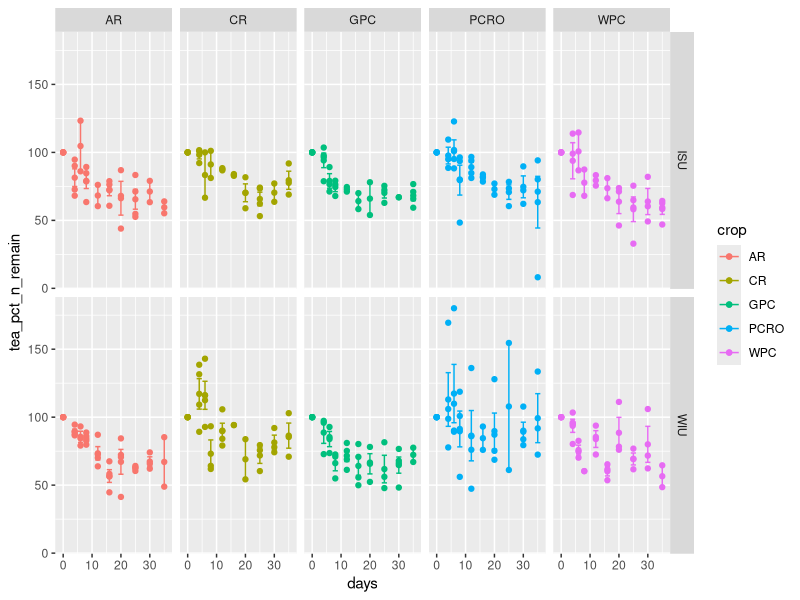

Here is the R script that generated this plot: (Note: this script raises an error after producing the figure.)
# LIBRARIES ----
library(tidyverse)

# READ IN THE DATA ----
decomp.df <- read_csv("output/cleaned raw data.csv")

# GET COLUMNS ALL SET UP TO BE THE RIGHT KIND OF THING ----
decomp.df <- decomp.df %>%
  mutate(location = as.factor(location),
         crop = as.factor(crop),
         tea_initial_drywt_g = as.numeric(tea_initial_drywt_g))

# CALCULATE PERCENT MASS REMAINING ----

# arrange - IMPORTANT BECAUSE PCT REMAIN CALC IS POSITIONAL BASED ON T0, THIS MUST BE CORRECT!!!!
decomp.df <- decomp.df %>%
  arrange(location, crop, block, days)

# forage bags ----
decomp.df <- decomp.df %>%
  mutate(
    forage_mass_loss = forage_initial_drywt_g - forage_final_drywt_g,
    forage_pct_remain = (forage_final_drywt_g / forage_initial_drywt_g) * 100) %>%
# calculate proportion of nutrient remaining
  mutate(
    forage_prop_c = forage_pct_c / 100, 
    forage_prop_n = forage_pct_n / 100) %>%
# calculate final weight of nutrient
  mutate(
    forage_final_c_g = forage_prop_c * forage_final_drywt_g,
    forage_final_n_g = forage_prop_n * forage_final_drywt_g)

# calculate the initial c for earch group of location, crop, block, using sample time 0 for that group
# for carbon
decomp.df <- decomp.df %>%
  mutate(forage_initial_c_g = ifelse(days == 0, forage_final_c_g, NA)) %>%
  fill(forage_initial_c_g, .direction = "down") %>%
  mutate(forage_pct_c_remain = forage_final_c_g / forage_initial_c_g * 100)

# for nitrogen
decomp.df <- decomp.df %>%
  mutate(forage_initial_n_g = ifelse(days == 0, forage_final_n_g, NA)) %>%
  fill(forage_initial_n_g, .direction = "down") %>%
  mutate(forage_pct_n_remain = forage_final_n_g / forage_initial_n_g * 100)

# tea bags ----
decomp.df <- decomp.df %>%
  mutate(
    tea_mass_loss = tea_initial_drywt_g - tea_final_drywt_g,
    tea_pct_remain = (tea_final_drywt_g / tea_initial_drywt_g) * 100) %>%
  # calculate proportion of nutrient remaining
  mutate(
    tea_prop_c = tea_pct_c / 100, 
    tea_prop_n = tea_pct_n / 100) %>%
  # calculate final weight of nutrient
  mutate(
    tea_final_c_g = tea_prop_c * tea_final_drywt_g,
    tea_final_n_g = tea_prop_n * tea_final_drywt_g)

# calculate the initial c for earch group of location, crop, block, using sample time 0 for that group
# for carbon
decomp.df <- decomp.df %>%
  mutate(tea_initial_c_g = ifelse(days == 0, tea_final_c_g, NA)) %>%
  fill(tea_initial_c_g, .direction = "down") %>%
  mutate(tea_pct_c_remain = tea_final_c_g / tea_initial_c_g * 100)

# for nitrogen
decomp.df <- decomp.df %>%
  mutate(tea_initial_n_g = ifelse(days == 0, tea_final_n_g, NA)) %>%
  fill(tea_initial_n_g, .direction = "down") %>%
  mutate(tea_pct_n_remain = tea_final_n_g / tea_initial_n_g * 100)

# decomp.df <- decomp.df %>%
#   group_by(location, crop, block, days) %>%
#   mutate(tea_initial_c_g = first(tea_final_c_g),
#          tea_initial_n_g = first(tea_final_n_g)) %>%
#   mutate(tea_pct_c_remain = tea_final_c_g / tea_initial_c_g * 100,
#          tea_pct_n_remain = tea_final_n_g / tea_initial_n_g * 100) %>%
#   ungroup()

# SELECT COLUMNS WE WILL NOT USE IN THE FUTURE ----
decomp.df <- decomp.df %>%
  select(location, crop, block, days, forage_pct_remain, forage_pct_c_remain, forage_pct_n_remain,
         tea_pct_remain, tea_pct_c_remain, tea_pct_n_remain)

# SAVE THE OUTPUT TO A CSV ----
write_csv(decomp.df, file = "output/pct remaining data.csv")


# SOME EARLY PLOTTING ----

# bill to look at 
decomp.df %>%
  ggplot(aes(days, tea_pct_n_remain, color = crop)) +
  stat_summary(fun = mean, geom = "point", na.rm = TRUE) +
  stat_summary(fun.data = mean_se, geom = "errorbar", na.rm = TRUE) +
  geom_point() +
  facet_grid(location~crop)

# PIVOT LONGER ----

# now lets select out the columns we care about
decomp_reduced.df <- decomp.df %>%
  select(location, crop, forage_id, tea_id, block, sample_time, forage_pct_remain, tea_pct_remain,
         forage_pct_c_remain, forage_pct_n_remain, tea_pct_c_remain, tea_pct_n_remain)

# pivot longer
reduced_long.df <- decomp_reduced.df %>%
  pivot_longer(cols = c(forage_pct_remain, tea_pct_remain,forage_pct_c_remain, forage_pct_n_remain,
                        tea_pct_c_remain, tea_pct_n_remain),
               names_to = "variable",
               values_to = "value")

# SAVE OUTPUTS ----
# percent remaining wide
write_csv(decomp_reduced.df, file = "output/percent remaining wide.csv")


# pct remaining long
write_csv(reduced_long.df, file = "output/percent remaining long.csv")

# QUICK PLOTS FOR AG MEETING ----
# full
reduced_long.df %>%
  ggplot(aes(sample_time, value, color = location, shape = crop)) +
  stat_summary(fun = mean, geom = "point", na.rm = TRUE) +
  stat_summary(fun.data = mean_se, geom = "errorbar", na.rm = TRUE) +
  coord_cartesian(ylim = c(50, 100)) +
  facet_grid(variable ~ crop)


# for closer viewing
decomp.df %>%
  ggplot(aes(sample_time, forage_pct_n_remain, color = crop, group = crop)) +
  stat_summary(fun = mean, geom = "point", na.rm = TRUE) +
  stat_summary(fun.data = mean_se, geom = "errorbar", na.rm = TRUE) +
  coord_cartesian(ylim = (c(50,100))) +
  facet_grid(location~crop)
